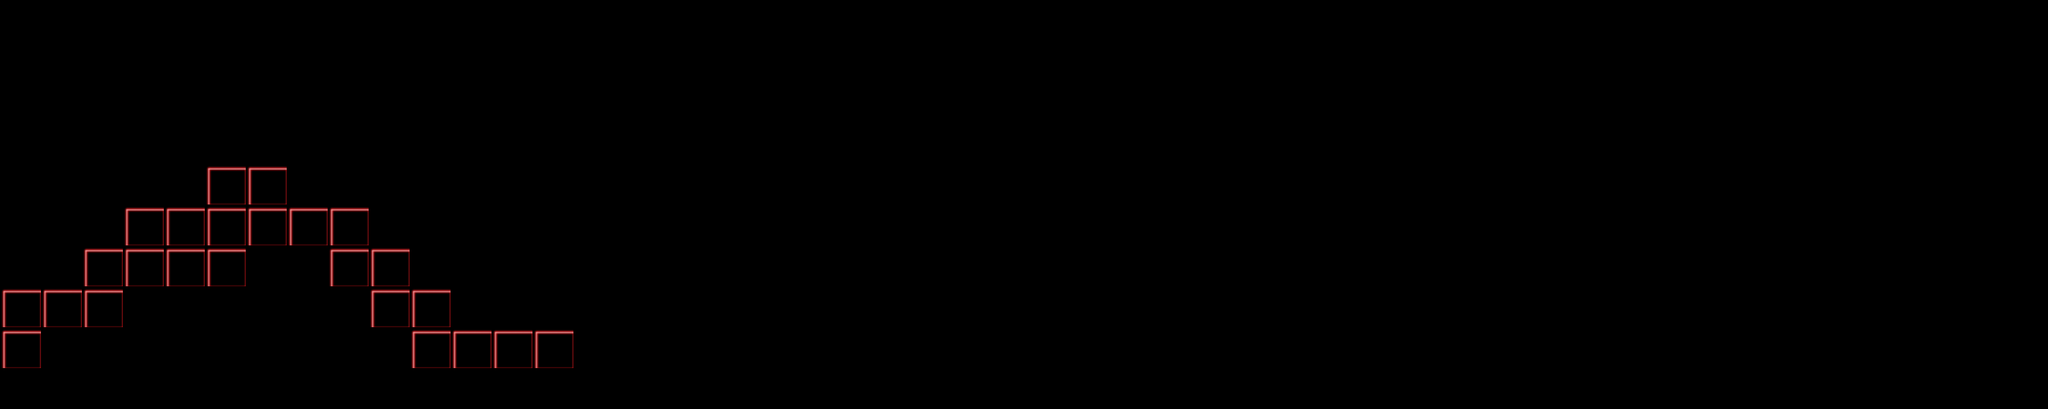

Rendered tile map (Tiled .tmx) drawn with the repository's tilesets; below, a short description and the map source with its tile grids summarised:
An orthogonal 50x10 tile map with 64x64 px tiles, 1 tile layer (Tile Layer 1) and 10 objects (9x object, player).

<map version="1.2" tiledversion="1.2.4" orientation="orthogonal" renderorder="right-down" width="50" height="10" tilewidth="64" tileheight="64" infinite="0" nextlayerid="4" nextobjectid="30">
 <tileset firstgid="1" source="tiles.tsx" />
 <layer id="1" name="Tile Layer 1" width="50" height="10">
  <data>[500 cells, 24 non-empty, 1 distinct tile ids]</data>
 </layer>
 <objectgroup id="3" name="objects">
  <object id="19" name="object" x="0" y="448" width="64" height="128" />
  <object id="20" name="object" x="64" y="448" width="128" height="64" />
  <object id="21" name="object" x="128" y="384" width="256" height="64" />
  <object id="22" name="object" x="192" y="320" width="384" height="64" />
  <object id="23" name="object" x="320" y="256" width="128" height="64" />
  <object id="24" name="object" x="640" y="512" width="256" height="64" />
  <object id="25" name="object" x="576" y="448" width="128" height="64" />
  <object id="26" name="object" x="512" y="384" width="128" height="64" />
  <object id="27" name="player" x="0" y="320" width="64" height="64" />
  <object id="28" name="object" x="96" y="-62.6667" />
 </objectgroup>
</map>
